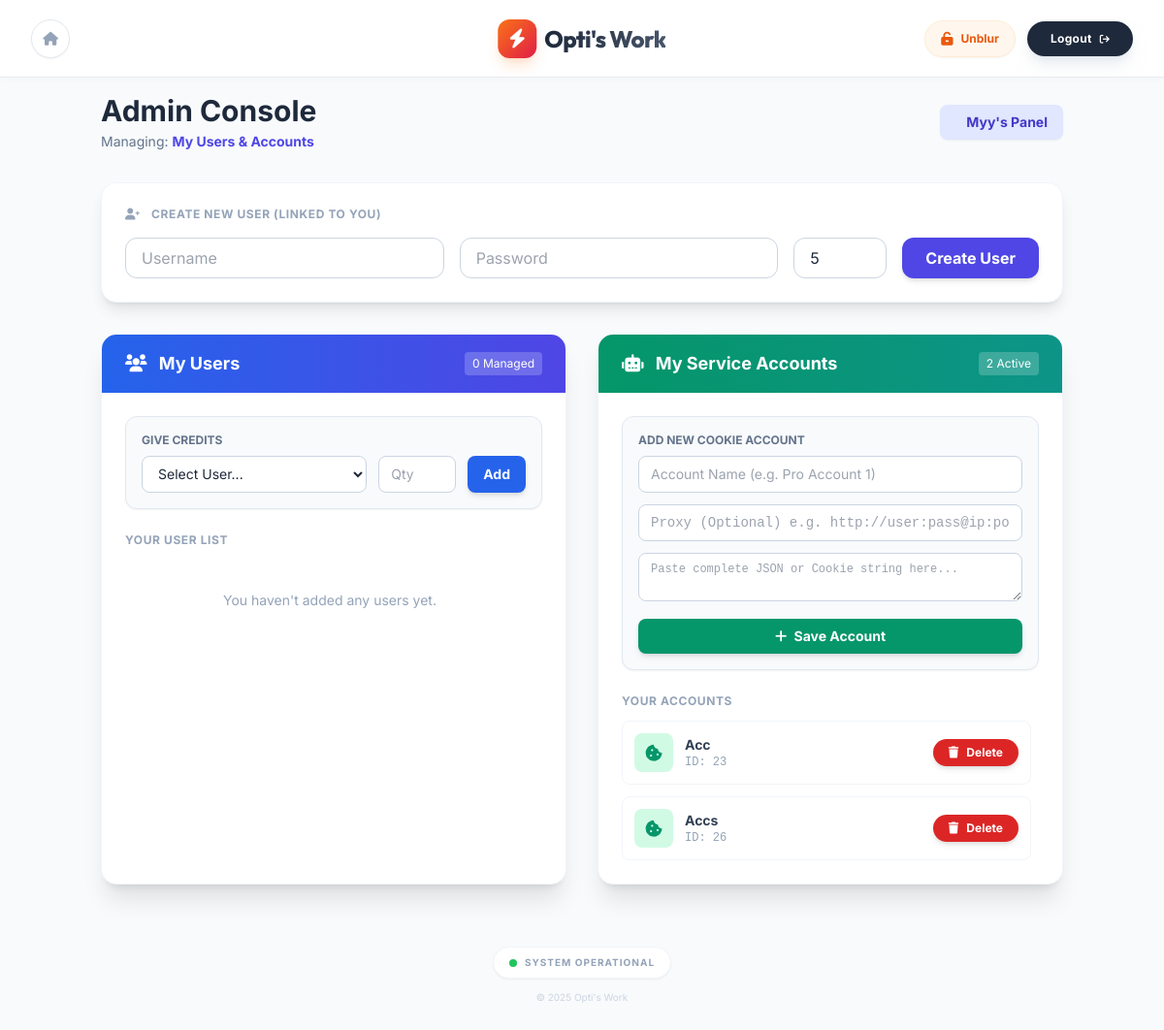
The page /admin (signed in) on the database as committed earlier.
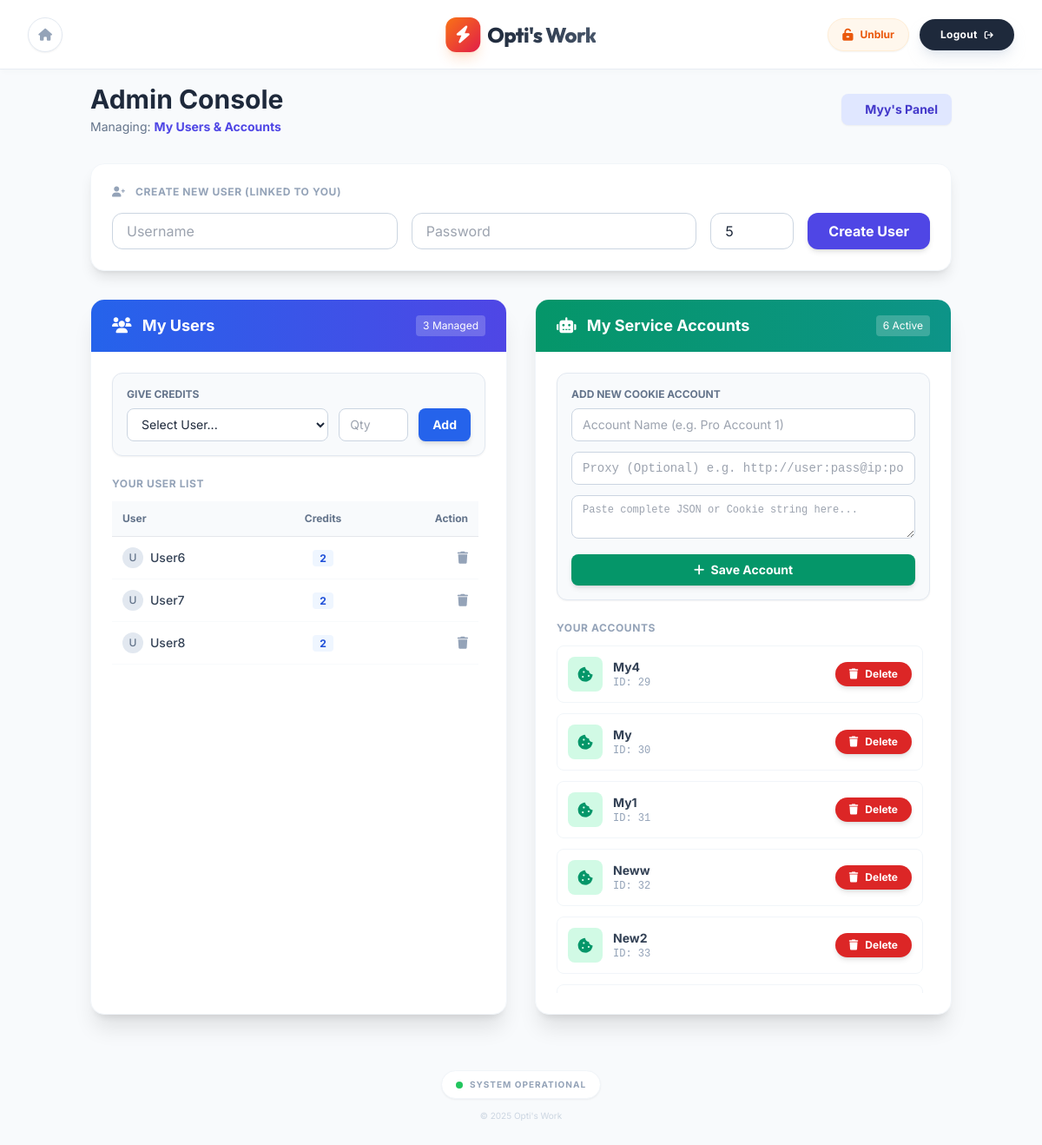
The same page on the database as committed later.
### models.py (models this page shows)
class User(UserMixin, db.Model):
    id = db.Column(db.Integer, primary_key=True)
    username = db.Column(db.String(150), unique=True, nullable=False)
    password = db.Column(db.String(150), nullable=False)
    role = db.Column(db.String(50), default='user')
    credits = db.Column(db.Integer, default=0)
    manager_id = db.Column(db.Integer, db.ForeignKey('user.id'), nullable=True)
    service_accounts = db.relationship('ServiceAccount', backref='owner', lazy=True, foreign_keys='ServiceAccount.owner_id')

class ServiceAccount(db.Model):
    id = db.Column(db.Integer, primary_key=True)
    name = db.Column(db.String(100), nullable=False)
    cookie_data = db.Column(db.Text, nullable=False)
    proxy = db.Column(db.String(255), nullable=True)
    owner_id = db.Column(db.Integer, db.ForeignKey('user.id'), nullable=False)

### app.py (the view, shortened to what this page needs)
@app.route('/admin', methods=['GET', 'POST'])
@login_required
def admin():
    if current_user.role != 'admin':
        return redirect(url_for('dashboard'))
    my_users = User.query.filter_by(manager_id=current_user.id).all()
    my_accounts = ServiceAccount.query.filter_by(owner_id=current_user.id).all()
    return render_template('admin.html', users=my_users, accounts=my_accounts)

### app.py (called while the page is built)
@login_manager.user_loader
def load_user(user_id):
    return db.session.get(User, int(user_id))

### templates/admin.html (shortened to what this page needs)
{% extends "base.html" %}
{% block content %}
<div class="max-w-6xl mx-auto animate-fade-in">
    <div class="mb-8 flex items-center justify-between">
        <div>
            <h1 class="text-3xl font-bold text-slate-800">Admin Console</h1>
            <p class="text-slate-500 text-sm mt-1">Managing: <span class="font-bold text-indigo-600">My Users & Accounts</span></p>
        </div>
        <div class="bg-indigo-100 text-indigo-700 px-4 py-2 rounded-lg font-bold text-sm shadow-sm">
             {{ current_user.username }}'s Panel
        </div>
    </div>
    <div class="bg-white rounded-2xl shadow-lg border border-slate-100 p-6 mb-8">
        <h3 class="text-xs font-bold text-slate-400 uppercase tracking-wider mb-4"><i class="fa-solid fa-user-plus mr-2"></i> Create New User (Linked to You)</h3>
        <form method="POST" class="flex flex-col md:flex-row gap-4">
            <input type="text" name="new_username" placeholder="Username" required
                   class="flex-1 px-4 py-2 border border-slate-300 rounded-xl focus:ring-2 focus:ring-indigo-200 focus:border-indigo-500 outline-none">
            <input type="text" name="new_password" placeholder="Password" required
                   class="flex-1 px-4 py-2 border border-slate-300 rounded-xl focus:ring-2 focus:ring-indigo-200 focus:border-indigo-500 outline-none">
            <input type="number" name="initial_credits" placeholder="Credits" value="5" required
                   class="w-24 px-4 py-2 border border-slate-300 rounded-xl focus:ring-2 focus:ring-indigo-200 focus:border-indigo-500 outline-none">
            <button class="bg-indigo-600 hover:bg-indigo-700 text-white px-6 py-2 rounded-xl font-bold transition-colors shadow-md">
                Create User
            </button>
        </form>
    </div>
    <div class="grid grid-cols-1 lg:grid-cols-2 gap-8">
        <div class="bg-white rounded-2xl shadow-xl border border-slate-100 overflow-hidden flex flex-col h-full">
            <div class="bg-gradient-to-r from-blue-600 to-indigo-600 px-6 py-4 flex justify-between items-center">
                <h2 class="text-white font-bold text-lg"><i class="fa-solid fa-users mr-2"></i> My Users</h2>
                <span class="bg-white/20 text-white text-xs px-2 py-1 rounded">{{ users|length }} Managed</span>
            </div>
            <div class="p-6 flex-grow flex flex-col">
                <form method="POST" class="bg-slate-50 p-4 rounded-xl border border-slate-200 mb-6 shadow-sm">
                    <label class="block text-xs font-bold text-slate-500 uppercase mb-2">Give Credits</label>
                    <div class="flex gap-3">
                        <select name="username" class="flex-grow px-3 py-2 border border-slate-300 rounded-lg text-sm bg-white" required>
                            <option value="" disabled selected>Select User...</option>
                        </select>
                        <input type="number" name="amount" placeholder="Qty" required
                               class="w-20 pl-3 pr-2 py-2 border border-slate-300 rounded-lg text-sm focus:outline-none focus:border-blue-500">
                        <button class="bg-blue-600 hover:bg-blue-700 text-white px-4 py-2 rounded-lg text-sm font-bold transition-colors shadow-md">
                            Add
                        </button>
                    </div>
                </form>
                <div class="flex-grow overflow-hidden flex flex-col">
                    <h3 class="text-xs font-bold text-slate-400 uppercase tracking-wider mb-3">Your User List</h3>
                    <div class="overflow-y-auto pr-2 custom-scrollbar flex-grow" style="max-height: 400px;">
                        {% if users %}
                            <table class="w-full text-left border-collapse">
                                <thead class="bg-slate-50 sticky top-0 z-10">
                                    <tr>
                                        <th class="p-3 text-xs font-bold text-slate-500 border-b">User</th>
                                        <th class="p-3 text-xs font-bold text-slate-500 border-b text-center">Credits</th>
                                        <th class="p-3 text-xs font-bold text-slate-500 border-b text-right">Action</th>
                                    </tr>
                                </thead>
                                <tbody>
                                    {% for u in users %}
                                    <tr class="border-b border-slate-50 hover:bg-slate-50 transition-colors group">
                                        <td class="p-3 text-sm font-medium text-slate-700">
                                            <div class="flex items-center gap-2">
                                                <div class="w-6 h-6 rounded-full bg-slate-200 flex items-center justify-center text-slate-500 text-xs">
                                                    {{ u.username[0]|upper }}
                                                </div>
                                                {{ u.username }}
                                            </div>
                                        </td>
                                        <td class="p-3 text-sm text-center">
                                            <span class="bg-blue-50 text-blue-700 px-2 py-0.5 rounded font-bold text-xs">
                                                {{ u.credits }}
                                            </span>
                                        </td>
                                        <td class="p-3 text-sm text-right">
                                            <form method="POST" onsubmit="return confirm('Delete user {{ u.username }}?');" class="inline-block">
                                                <button type="submit" class="text-slate-400 hover:text-red-500 transition-colors">
                                                    <i class="fa-solid fa-trash"></i>
                                                </button>
                                            </form>
                                        </td>
                                    </tr>
                                    {% endfor %}
                                </tbody>
                            </table>
                        {% else %}
                            <p class="text-center text-slate-400 text-sm mt-8">You haven't added any users yet.</p>
                        {% endif %}
                    </div>
                </div>
            </div>
        </div>
        <div class="bg-white rounded-2xl shadow-xl border border-slate-100 overflow-hidden flex flex-col h-full">
            <div class="bg-gradient-to-r from-emerald-600 to-teal-600 px-6 py-4 flex justify-between items-center">
                <h2 class="text-white font-bold text-lg"><i class="fa-solid fa-robot mr-2"></i> My Service Accounts</h2>
                <span class="bg-white/20 text-white text-xs px-2 py-1 rounded">{{ accounts|length }} Active</span>
            </div>
            <div class="p-6 flex-grow flex flex-col">
                <form method="POST" class="bg-slate-50 p-4 rounded-xl border border-slate-200 mb-6 shadow-sm">
                    <label class="block text-xs font-bold text-slate-500 uppercase mb-2">Add New Cookie Account</label>
                    <div class="mb-3">
                        <input type="text" name="acc_name" placeholder="Account Name (e.g. Pro Account 1)" required
                               class="w-full px-3 py-2 border border-slate-300 rounded-lg text-sm focus:outline-none focus:border-emerald-500">
                    </div>
                    <div class="mb-3">
                        <input type="text" name="proxy" placeholder="Proxy (Optional) e.g. http://user:pass@ip:port"
                               class="w-full px-3 py-2 border border-slate-300 rounded-lg text-sm focus:outline-none focus:border-emerald-500 font-mono">
                    </div>
                    <div class="mb-3">
                        <textarea name="cookie_json" rows="2" placeholder='Paste complete JSON or Cookie string here...' required
                                  class="w-full px-3 py-2 border border-slate-300 rounded-lg text-xs font-mono focus:outline-none focus:border-emerald-500"></textarea>
                    </div>
                    <button class="w-full bg-emerald-600 hover:bg-emerald-700 text-white py-2 rounded-lg text-sm font-bold transition-colors shadow-md">
                        <i class="fa-solid fa-plus mr-1"></i> Save Account
                    </button>
                </form>
                <div class="flex-grow">
                    <h3 class="text-xs font-bold text-slate-400 uppercase tracking-wider mb-3">Your Accounts</h3>
                    <div class="space-y-3 overflow-y-auto pr-2 custom-scrollbar" style="max-height: 400px;">
                        {% for acc in accounts %}
                        <div class="flex items-center justify-between p-3 border border-slate-100 rounded-lg hover:shadow-md transition-shadow bg-white group">
                            <div class="flex items-center gap-3">
                                <div class="bg-emerald-100 text-emerald-600 w-10 h-10 rounded-lg flex items-center justify-center">
                                    <i class="fa-solid fa-cookie-bite text-lg"></i>
                                </div>
                                <div>
                                    <h4 class="text-sm font-bold text-slate-700">{{ acc.name }}</h4>
                                    <div class="flex items-center gap-2">
                                        <p class="text-xs text-slate-400 font-mono">ID: {{ acc.id }}</p>
                                    </div>
                                </div>
                            </div>
                            <form method="POST" onsubmit="return confirm('Delete this account?');">
                                <button type="submit" class="flex items-center gap-2 bg-red-600 hover:bg-red-700 text-white transition-all px-4 py-1.5 rounded-full text-xs font-bold shadow-md">
                                    <i class="fa-solid fa-trash"></i>
                                    <span>Delete</span>
                                </button>
                            </form>
                        </div>
                        {% else %}
                        <div class="text-center py-8 text-slate-400 text-sm">
                            <i class="fa-regular fa-folder-open text-2xl mb-2 opacity-50"></i>
                            <p>No accounts added yet.</p>
                        </div>
                        {% endfor %}
                    </div>
                </div>
            </div>
        </div>
    </div>
</div>
{% endblock %}

### templates/base.html (shortened to what this page needs)
<!DOCTYPE html>
<html lang="en">
<head>
    <script src="https://cdn.tailwindcss.com"></script>
    <link rel="stylesheet" href="https://cdnjs.cloudflare.com/ajax/libs/font-awesome/6.0.0/css/all.min.css">
</head>
<body class="bg-slate-50 text-slate-800 antialiased min-h-screen flex flex-col">
    <nav class="glass-header fixed w-full z-50 transition-all duration-300 h-20">
        <div class="max-w-7xl mx-auto px-4 sm:px-6 lg:px-8 h-full">
            <div class="relative flex items-center justify-between h-full">
                <div class="flex-1 flex items-center">
                    {% if current_user.is_authenticated %}
                    <a href="{{ url_for('dashboard') }}"
                       class="group flex items-center justify-center w-10 h-10 rounded-full bg-white border border-slate-200 text-slate-400 hover:text-orange-600 hover:border-orange-200 transition-all duration-300 shadow-sm hover:shadow-md"
                       title="Dashboard">
                        <i class="fa-solid fa-house text-sm transition-transform group-hover:scale-110"></i>
                    </a>
                    {% endif %}
                </div>
                <div class="absolute left-1/2 transform -translate-x-1/2 flex items-center gap-2 group cursor-default select-none z-10">
                    <div class="bg-gradient-to-br from-orange-500 to-rose-600 text-white w-8 h-8 md:w-10 md:h-10 rounded-xl shadow-lg shadow-orange-500/20 flex items-center justify-center transform group-hover:rotate-6 transition-transform duration-300">
                        <i class="fa-solid fa-bolt text-sm md:text-xl"></i>
                    </div>
                    <span class="font-logo text-lg md:text-2xl font-extrabold bg-clip-text text-transparent bg-gradient-to-r from-slate-800 to-slate-600 tracking-tight whitespace-nowrap">
                    </span>
                </div>
                <div class="flex-1 flex justify-end items-center gap-2 md:gap-3 z-20">
                    {% if current_user.is_authenticated %}
                        <a href="{{ url_for('unblur') }}"
                           class="group px-3 py-2 md:px-4 md:py-2 rounded-full bg-orange-50 text-orange-600 border border-orange-100 hover:bg-orange-500 hover:text-white transition-all flex items-center gap-2 shadow-sm">
                            <i class="fa-solid fa-unlock-keyhole text-sm"></i>
                            <span class="hidden md:inline text-xs font-bold">Unblur</span>
                        </a>
                        <a href="{{ url_for('logout') }}"
                           class="group relative px-4 py-2 md:px-6 md:py-2.5 rounded-full bg-slate-800 text-white text-xs font-bold tracking-wide shadow-lg shadow-slate-300/50 hover:bg-slate-700 transition-all duration-300 flex items-center gap-2 overflow-hidden">
                            <span class="hidden md:inline relative z-10">Logout</span>
                            <i class="fa-solid fa-arrow-right-from-bracket relative z-10 text-[10px] group-hover:translate-x-1 transition-transform"></i>
                        </a>
                    {% else %}
                        <a href="{{ url_for('login') }}" class="text-sm font-bold text-slate-500 hover:text-orange-600 transition-colors">Login</a>
                    {% endif %}
                </div>
            </div>
        </div>
    </nav>
    <div class="h-24"></div>
    <main class="flex-grow container mx-auto px-4 pb-8">
        {% block content %}{% endblock %}
    </main>
    <footer class="text-center py-8">
        <div class="inline-flex items-center justify-center px-4 py-2 rounded-full bg-white border border-slate-100 shadow-sm text-[10px] font-bold text-slate-400 uppercase tracking-widest">
            <span class="w-2 h-2 rounded-full bg-green-500 mr-2 animate-pulse"></span>
            System Operational
        </div>
        <p class="text-slate-300 text-[10px] mt-3">&copy; 2025 Opti's Work</p>
    </footer>
</body>
</html>

### templates/base.html (style rules this page uses)
body { font-family: 'Inter', sans-serif; }
.font-logo { font-family: 'Outfit', sans-serif; }
.animate-fade-in { animation: fadeIn 0.5s ease-out forwards; }
.glass-header { background: rgba(255, 255, 255, 0.95); backdrop-filter: blur(16px); border-bottom: 1px solid rgba(226, 232, 240, 0.8); box-shadow: 0 4px 6px -1px rgba(0, 0, 0, 0.02); }

Rows that differ between the two databases and show on the page:
removed ServiceAccount: name "Acc", id "23"
removed ServiceAccount: name "Accs", id "26"
added User: username "U", username "User6", credits "2"
added User: username "U", username "User7", credits "2"
added User: username "U", username "User8", credits "2"
added ServiceAccount: name "My4", id "29"
added ServiceAccount: name "My", id "30"
added ServiceAccount: name "My1", id "31"
added ServiceAccount: name "Neww", id "32"
added ServiceAccount: name "New2", id "33"
Other text that changed with them:
{{ users|length }}: "0" → "3"
{{ accounts|length }}: "2" → "6"
text no longer shown: "You haven't added any users yet."
text now shown: "User Credits Action"
